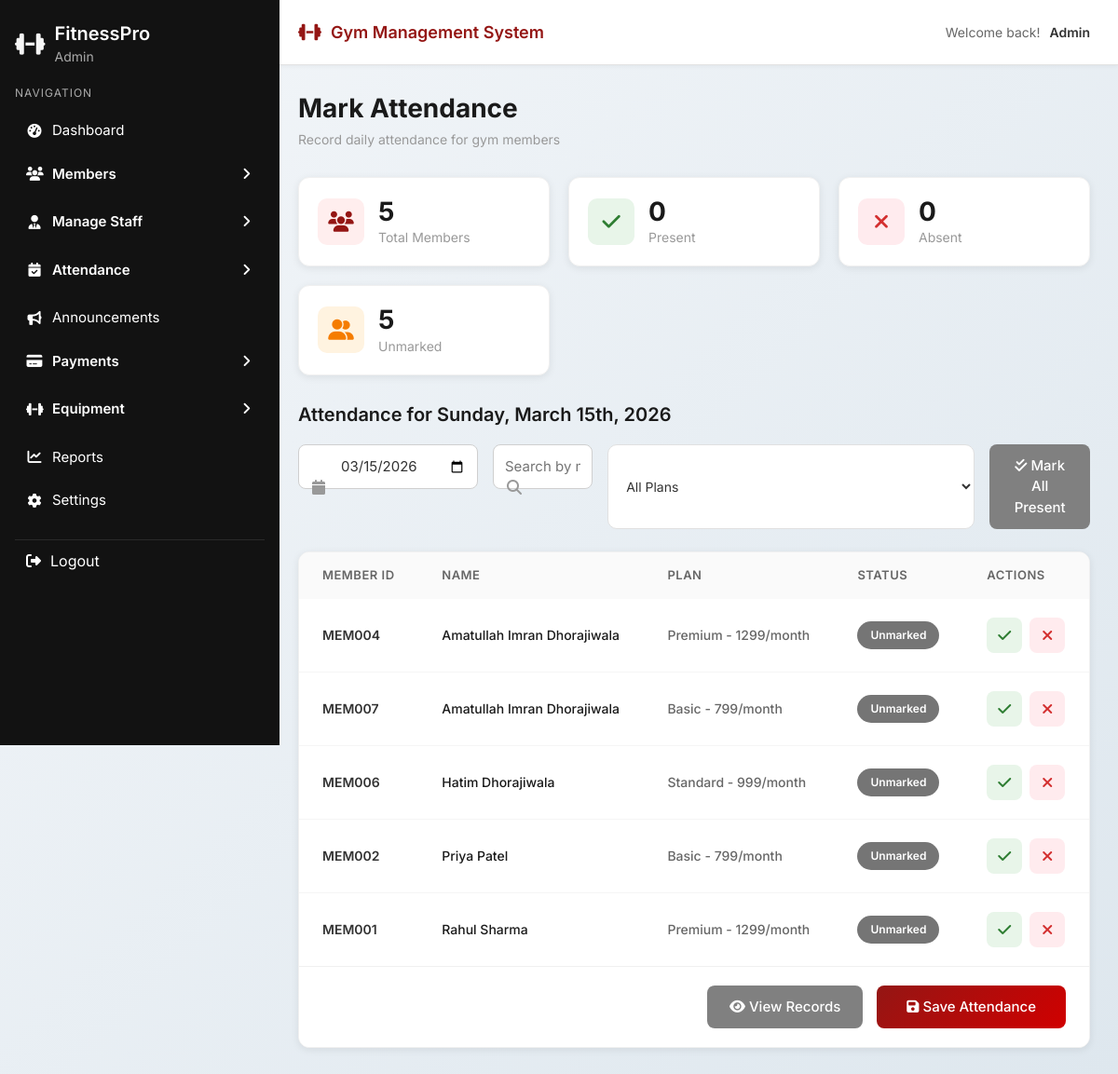
Screenshot of /admin1/mark-attendance.php (signed in) with the database file from the repository.
### tables this page shows
CREATE TABLE `members` (
  `id` int(11) NOT NULL,
  `full_name` varchar(100) NOT NULL,
  `email` varchar(100) NOT NULL,
  `phone` varchar(20) NOT NULL,
  `dob` date NOT NULL,
  `gender` enum('Male','Female','Other') NOT NULL,
  `address` text NOT NULL,
  `membership_type` varchar(50) NOT NULL,
  `start_date` date NOT NULL,
  `end_date` date NOT NULL,
  `duration` varchar(20) NOT NULL,
  `membership_status` enum('Active','Inactive','Expired') DEFAULT 'Active',
  `fitness_level` enum('Beginner','Medium','Advanced') DEFAULT 'Beginner',
  `created_at` timestamp NOT NULL DEFAULT current_timestamp(),
  `updated_at` timestamp NOT NULL DEFAULT current_timestamp() ON UPDATE current_timestamp()
);

### admin1/mark-attendance.php (the view, shortened to what this page needs)
<?php
require_once '../dbcon.php';
$today = date('Y-m-d');
$check_new_members = "SELECT m.id FROM members m
                      LEFT JOIN attendance a ON m.id = a.member_id AND a.attendance_date = '$today'
                      WHERE m.membership_status = 'active'
                      AND a.id IS NULL
                      AND DATE(m.created_at) = '$today'";
$new_members_result = mysqli_query($conn, $check_new_members);
if (mysqli_num_rows($new_members_result) > 0) {
    while ($row = mysqli_fetch_assoc($new_members_result)) {
        $insert = "INSERT IGNORE INTO attendance (member_id, attendance_date, status) VALUES ({$row['id']}, '$today', 'Unmarked')";
        mysqli_query($conn, $insert);
    }
}
$selected_date = isset($_GET['date']) ? $_GET['date'] : date('Y-m-d');
$trainer_join = '';
$sql = "SELECT
    m.id,
    m.full_name,
    m.membership_type,
    COALESCE(a.status, 'Unmarked') as attendance_status
FROM members m
$trainer_join
LEFT JOIN attendance a ON m.id = a.member_id AND a.attendance_date = ?
WHERE m.membership_status = 'active'
ORDER BY m.full_name ASC";
$stmt = mysqli_prepare($conn, $sql);
mysqli_stmt_bind_param($stmt, "s", $selected_date);
mysqli_stmt_execute($stmt);
$result = mysqli_stmt_get_result($stmt);
$members = [];
$stats = [
    'total' => 0,
    'present' => 0,
    'absent' => 0,
    'unmarked' => 0
];
if (mysqli_num_rows($result) > 0) {
    while($row = mysqli_fetch_assoc($result)) {
        $members[] = $row;
        $stats['total']++;
        if ($row['attendance_status'] == 'Present') {
            $stats['present']++;
        } elseif ($row['attendance_status'] == 'Absent') {
            $stats['absent']++;
        } else {
            $stats['unmarked']++;
        }
    }
}
?>
<!DOCTYPE html>
<html lang="en">
<head>
  <link href="https://cdn.jsdelivr.net/npm/bootstrap@5.3.2/dist/css/bootstrap.min.css" rel="stylesheet">
  <link rel="stylesheet" href="https://cdnjs.cloudflare.com/ajax/libs/font-awesome/6.5.1/css/all.min.css">
  <link rel="stylesheet" href="../css/sidebar.css">
  <link rel="stylesheet" href="../css/common.css">
</head>
<body>
<?php include '../layout/header.php'; ?>
<?php include '../layout/sidebar.php'; ?>
<div class="main-wrapper">
  <div class="main-content">
    <div class="page-header">
      <div>
        <h1 class="page-title">Mark Attendance</h1>
        <p class="page-subtitle">Record daily attendance for gym members</p>
      </div>
    </div>
    <div class="stats-grid">
      <div class="stat-card">
        <div class="stat-icon red">
          <i class="fa-solid fa-users"></i>
        </div>
        <div class="stat-info">
          <h3 id="totalMembers"><?= $stats['total'] ?></h3>
          <p>Total Members</p>
        </div>
      </div>
      <div class="stat-card">
        <div class="stat-icon green">
          <i class="fa-solid fa-check"></i>
        </div>
        <div class="stat-info">
          <h3 id="presentCount"><?= $stats['present'] ?></h3>
          <p>Present</p>
        </div>
      </div>
      <div class="stat-card">
        <div class="stat-icon danger">
          <i class="fa-solid fa-xmark"></i>
        </div>
        <div class="stat-info">
          <h3 id="absentCount"><?= $stats['absent'] ?></h3>
          <p>Absent</p>
        </div>
      </div>
      <div class="stat-card">
        <div class="stat-icon orange">
          <i class="fa-solid fa-user-group"></i>
        </div>
        <div class="stat-info">
          <h3 id="unmarkedCount"><?= $stats['unmarked'] ?></h3>
          <p>Unmarked</p>
        </div>
      </div>
    </div>
    <div style="margin-bottom: 20px;">
      <h2 style="font-size: 20px; font-weight: 600; color: #1a1a1a; margin: 0;">
        Attendance for <?= date('l, F jS, Y', strtotime($selected_date)) ?>
      </h2>
    </div>
    <div class="d-flex gap-3 mb-4">
      <div style="position: relative;">
        <i class="fa-solid fa-calendar" style="position: absolute; left: 15px; top: 50%; transform: translateY(-50%); color: #999;"></i>
        <input type="date" id="dateFilter" class="filter-select" value="<?= $selected_date ?>" style="padding-left: 45px;">
      </div>
      <div class="search-box flex-grow-1">
        <i class="fa-solid fa-magnifying-glass"></i>
        <input type="text" id="searchInput" placeholder="Search by member name or ID...">
      </div>
      <select class="filter-select" id="planFilter">
        <option value="">All Plans</option>
      </select>
      <button class="btn app-btn-secondary" id="markAllPresent">
        <i class="fa-solid fa-check-double"></i> Mark All Present
      </button>
    </div>
    <div class="members-table-container">
      <table class="members-table">
        <thead>
          <tr>
            <th>Member ID</th>
            <th>Name</th>
            <th>Plan</th>
            <th>Status</th>
            <th>Actions</th>
          </tr>
        </thead>
        <tbody id="attendanceTableBody">
          <?php if (count($members) > 0): ?>
            <?php foreach ($members as $index => $member):
              $memberId = 'MEM' . str_pad($member['id'], 3, '0', STR_PAD_LEFT);
            ?>
            <tr data-member-id="<?= $member['id'] ?>" data-plan="<?= htmlspecialchars($member['membership_type']) ?>">
              <td>
                <span style="font-weight: 600; color: #333;"><?= $memberId ?></span>
              </td>
              <td>
                <span style="color: #1a1a1a; font-weight: 500;"><?= htmlspecialchars($member['full_name']) ?></span>
              </td>
              <td>
                <span style="color: #666; font-weight: 500;"><?= htmlspecialchars($member['membership_type']) ?></span>
              </td>
              <td>
                <span class="status-badge <?= strtolower($member['attendance_status']) ?>" data-status="<?= $member['attendance_status'] ?>">
                  <?= htmlspecialchars($member['attendance_status']) ?>
                </span>
              </td>
              <td>
                <div class="attendance-actions">
                  <button class="btn-mark-present <?= $member['attendance_status'] == 'Present' ? 'active' : '' ?>"
                          onclick="markAttendance(<?= $member['id'] ?>, 'Present')"
                          title="Mark Present">
                    <i class="fa-solid fa-check"></i>
                  </button>
                  <button class="btn-mark-absent <?= $member['attendance_status'] == 'Absent' ? 'active' : '' ?>"
                          onclick="markAttendance(<?= $member['id'] ?>, 'Absent')"
                          title="Mark Absent">
                    <i class="fa-solid fa-xmark"></i>
                  </button>
                </div>
              </td>
            </tr>
            <?php endforeach; ?>
          <?php else: ?>
            <tr>
              <td colspan="5" class="text-center" style="padding: 40px; color: #999;">No active members found.</td>
            </tr>
          <?php endif; ?>
        </tbody>
      </table>
      <div class="save-btn-container">
        <button class="btn app-btn-secondary" onclick="window.location.href='view-attendance.php'">
          <i class="fa-solid fa-eye"></i> View Records
        </button>
        <button class="btn app-btn-primary" id="saveAttendance" style="padding: 12px 32px;">
          <i class="fa-solid fa-floppy-disk"></i> Save Attendance
        </button>
      </div>
    </div>
  </div>
</div>
</body>
</html>

### css/sidebar.css (style rules this page uses)
:root { --sidebar-bg: #121212; --hover-bg: #1e1e1e; --active-color: #941614; --text-light: #ffffff; }

### css/common.css (style rules this page uses)
* { box-sizing: border-box; }
body { margin: 0; font-family: 'Inter', sans-serif; background: linear-gradient(135deg, #f3f6f9, #dee7ee); color: #333; }
:root { --card-bg: #ffffff; --border-color: #e2e2e2; --shadow: 0 10px 25px rgba(0,0,0,0.12); --shadow-sm: 0 2px 8px rgba(0,0,0,0.08); --radius-sm: 6px; --radius-md: 8px; --radius-lg: 12px; --active-color: #941614; --success-color: #2e7d32; --warning-color: #f57c00; --danger-color: #d32f2f; }
.main-wrapper { margin-left: 25%; min-height: 100vh; }
.main-content { padding: 30px; }
.page-header { margin-bottom: 30px; }
.page-title { font-size: 28px; font-weight: 700; color: #1a1a1a; margin-bottom: 5px; margin-top: 0; }
.page-subtitle { color: #999; font-size: 14px; margin: 0; }
h2 { color: var(--active-color); font-size: 26px; margin-bottom: 25px; }
.stats-grid { display: grid; grid-template-columns: repeat(auto-fit, minmax(250px, 1fr)); gap: 20px; margin-bottom: 30px; }
.stat-card { background: white; border-radius: var(--radius-lg); padding: 20px; display: flex; align-items: center; gap: 15px; box-shadow: var(--shadow-sm); border: 1px solid #f0f0f0; transition: transform 0.2s; }
.stat-icon { width: 50px; height: 50px; border-radius: 10px; display: flex; align-items: center; justify-content: center; font-size: 22px; flex-shrink: 0; }
.stat-icon.total, .stat-icon.red { background: #fee; color: var(--active-color); }
.stat-icon.active, .stat-icon.green { background: #e8f5e9; color: var(--success-color); }
.stat-icon.inactive, .stat-icon.orange, .stat-icon.yellow { background: #fff3e0; color: var(--warning-color); }
.stat-icon.danger { background: #ffebee; color: var(--danger-color); }
.stat-info h3 { font-size: 28px; font-weight: 700; margin: 0; color: #1a1a1a; }
.stat-info p { margin: 0; color: #999; font-size: 14px; }
.search-box { position: relative; max-width: 500px; }
.search-box input { width: 100%; padding: 12px 15px 12px 45px; border: 1px solid #e0e0e0; border-radius: 10px; font-size: 14px; transition: all 0.3s; }
.search-box i { position: absolute; left: 15px; top: 50%; transform: translateY(-50%); color: #999; }
input[type="text"], input[type="email"], input[type="date"], input[type="number"], input[type="password"], select, textarea { width: 100%; padding: 12px; border-radius: var(--radius-md); border: 1px solid #cfcfcf; font-size: 15px; font-family: 'Inter', sans-serif; transition: border 0.2s; }
.btn.app-btn-primary { background: linear-gradient(135deg, var(--active-color), #d00000); border: none; color: #fff; padding: 12px 24px; border-radius: var(--radius-md); font-size: 15px; cursor: pointer; transition: transform 0.2s; font-weight: 500; }
.btn.app-btn-secondary { background: #808080; border: none; color: #fff; padding: 12px 24px; border-radius: var(--radius-md); font-size: 15px; cursor: pointer; transition: transform 0.2s; font-weight: 500; }
.table-container, .members-table-container { background: white; border-radius: var(--radius-lg); overflow: hidden; box-shadow: var(--shadow-sm); border: 1px solid #f0f0f0; }
.modern-table, .members-table { width: 100%; margin: 0; }
.modern-table thead th, .members-table thead th { background: #fafafa; padding: 15px 25px; font-size: 13px; font-weight: 600; color: #666; text-transform: uppercase; letter-spacing: 0.5px; border: none; text-align: left; }
.modern-table tbody td, .members-table tbody td { padding: 20px 25px; vertical-align: middle; border-bottom: 1px solid #f5f5f5; font-size: 14px; }
.modern-table tbody tr:last-child td, .members-table tbody tr:last-child td { border-bottom: none; }
.status-badge { padding: 6px 14px; border-radius: 20px; font-size: 12px; font-weight: 600; display: inline-block; }
.filter-select { padding: 12px 15px; border: 1px solid #e0e0e0; border-radius: 10px; font-size: 14px; color: #333; background: white; cursor: pointer; transition: all 0.3s; min-width: 150px; }
.gap-3 { gap: 1rem !important; }
.main-wrapper { margin-left: 25%; margin-top: 70px; min-height: calc(100vh - 70px); }
.main-content { padding: 30px; padding-left: 20px; }

### layout/header.php (style rules this page uses)
.main-wrapper { margin-top: 70px !important; }

### rows the page displays
members: id "MEM004", full_name "Amatullah Imran Dhorajiwala", membership_type "Premium - 1299/month", attendance_status "Unmarked"
members: id "MEM007", full_name "Amatullah Imran Dhorajiwala", membership_type "Basic - 799/month", attendance_status "Unmarked"
members: id "MEM006", full_name "Hatim Dhorajiwala", membership_type "Standard - 999/month", attendance_status "Unmarked"
members: id "MEM002", full_name "Priya Patel", membership_type "Basic - 799/month", attendance_status "Unmarked"
members: id "MEM001", full_name "Rahul Sharma", membership_type "Premium - 1299/month", attendance_status "Unmarked"

### other values shown
$_SESSION['role'] "Admin"
$user_role "Admin"
$stats['total'] "5"
$stats['present'] "0"
$stats['absent'] "0"
$stats['unmarked'] "5"
date('l, F jS, Y', strtotime($selected_date)) "Sunday, March 15th, 2026"
